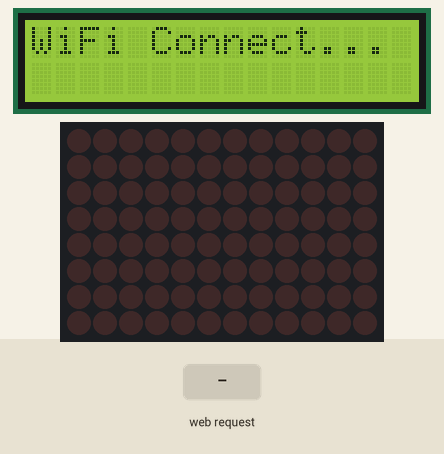
A sketch run on a simulated Arduino Uno R4 WiFi. Parts: 16×2 character LCD, 12×8 LED matrix. Inputs (shaded band) come from the test bench. WiFi joins after 1.5 s; servers stay silent unless stated; what the sketch prints to the serial monitor is not drawn.

Above: at 0.1 s.
At 1.6 s:
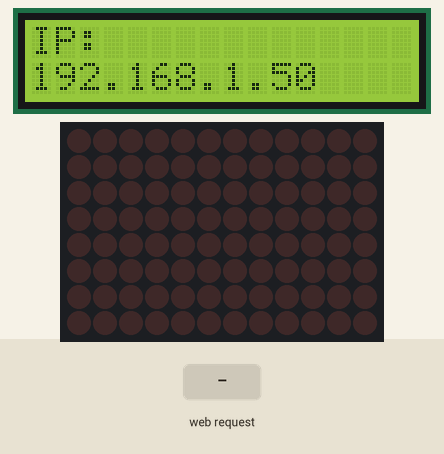
At 4.7 s:
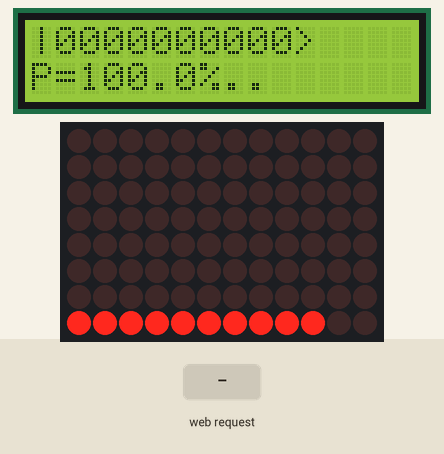
4.8 s: HTTP request GET /gate? received
Timing chart, 0 to 7.8 s (numbered marks = the images above; inputs shaded):
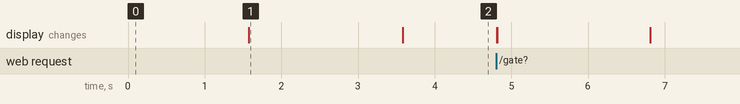

Measured:
- what the display in image 1 shows lasts 2.0 s, from 1.6 s to 3.6 s

The sketch:

MicroQubit.ino
```cpp
// (licence header left out)
#include <WiFiS3.h>
#include <LiquidCrystal.h>
#include "Arduino_LED_Matrix.h"

// WiFi credentials - CHANGE THESE
const char* ssid = "ChangeMe";
const char* password = "ChangeMe";

// LCD pins (keeping your existing configuration)
const int rs = 12, en = 11, d4 = 5, d5 = 4, d6 = 3, d7 = 2;
LiquidCrystal lcd(rs, en, d4, d5, d6, d7);

// LED Matrix
ArduinoLEDMatrix matrix;

// Web server on port 80
WiFiServer server(80);

// Quantum simulation constants
#define NUM_QUBITS 10
#define STATE_SIZE (1 << NUM_QUBITS)  // 2^10 = 1024 states

// Quantum state vector - complex amplitudes
// Using separate arrays for real and imaginary parts
float stateReal[STATE_SIZE];  // Real part of amplitude
float stateImag[STATE_SIZE];  // Imaginary part of amplitude
int currentMeasurement = 0;

// LCD state rotation variables
unsigned long lastLCDUpdate = 0;
int currentDisplayState = 0;
int dotCount = 0;

void setup() {
  Serial.begin(115200);

  // Initialize LCD
  lcd.begin(16, 2);
  lcd.print("Quantum Sim");
  lcd.setCursor(0, 1);
  lcd.print("Initializing...");

  // Initialize LED Matrix
  matrix.begin();

  // Initialize quantum state to |0000000000⟩
  initializeQuantumState();

  // Connect to WiFi
  Serial.print("Connecting to WiFi: ");
  Serial.println(ssid);
  lcd.clear();
  lcd.print("WiFi Connect...");

  WiFi.begin(ssid, password);

  int attempts = 0;
  while (WiFi.status() != WL_CONNECTED && attempts < 20) {
    delay(3000);
    Serial.print(".");
    attempts++;
  }

  if (WiFi.status() == WL_CONNECTED) {
    Serial.println("\nWiFi connected!");
    Serial.print("IP address: ");
    Serial.println(WiFi.localIP());

    lcd.clear();
    lcd.print("IP:");
    lcd.setCursor(0, 1);
    lcd.print(WiFi.localIP());

    server.begin();
    delay(2000);
  } else {
    lcd.clear();
    lcd.print("WiFi Failed!");
    Serial.println("\nWiFi connection failed!");
  }

  updateDisplay();
}

void loop() {
  // Update LCD display rotation
  updateLCDRotation();

  WiFiClient client = server.available();

  if (client) {
    Serial.println("New client connected");
    String currentLine = "";
    String request = "";

    while (client.connected()) {
      if (client.available()) {
        char c = client.read();
        request += c;

        if (c == '\n') {
          if (currentLine.length() == 0) {
            // Parse request and execute quantum operation
            handleRequest(request);

            // Send HTTP response
            sendHTMLPage(client);
            break;
          } else {
            currentLine = "";
          }
        } else if (c != '\r') {
          currentLine += c;
        }
      }
    }

    client.stop();
    Serial.println("Client disconnected");
  }
}

void initializeQuantumState() {
  // Initialize to |0000000000⟩ state
  for (int i = 0; i < STATE_SIZE; i++) {
    stateReal[i] = 0.0;
    stateImag[i] = 0.0;
  }
  stateReal[0] = 1.0;  // |0⟩ state with amplitude 1+0i
  currentMeasurement = 0;
}

float getStateProbability(int state) {
  // Probability = |amplitude|^2 = real^2 + imag^2
  float re = stateReal[state];
  float im = stateImag[state];
  return re * re + im * im;
}

void handleRequest(String request) {
  // Parse gate operations from URL
  if (request.indexOf("GET /gate?") >= 0) {
    int gateStart = request.indexOf("op=") + 3;
    int gateEnd = request.indexOf("&", gateStart);
    if (gateEnd == -1) gateEnd = request.indexOf(" ", gateStart);

    String gateType = request.substring(gateStart, gateEnd);

    int qubitStart = request.indexOf("q=") + 2;
    int qubitEnd = request.indexOf("&", qubitStart);
    if (qubitEnd == -1) qubitEnd = request.indexOf(" ", qubitStart);

    int qubit = request.substring(qubitStart, qubitEnd).toInt();

    // For CNOT, parse target qubit
    int target = -1;
    if (gateType == "CNOT") {
      int targetStart = request.indexOf("t=") + 2;
      int targetEnd = request.indexOf("&", targetStart);
      if (targetEnd == -1) targetEnd = request.indexOf(" ", targetStart);
      target = request.substring(targetStart, targetEnd).toInt();
    }

    // Apply gate
    if (gateType == "X") {
      applyXGate(qubit);
    } else if (gateType == "Y") {
      applyYGate(qubit);
    } else if (gateType == "Z") {
      applyZGate(qubit);
    } else if (gateType == "H") {
      applyHGate(qubit);
    } else if (gateType == "T") {
      applyTGate(qubit);
    } else if (gateType == "CNOT") {
      applyCNOTGate(qubit, target);
    } else if (gateType == "M") {
      measureQubit(qubit);
    }

    updateDisplay();
  } else if (request.indexOf("GET /reset") >= 0) {
    initializeQuantumState();
    updateDisplay();
  }
}

void applyXGate(int qubit) {
  // X gate (NOT gate) - flips qubit
  // Matrix: [[0, 1], [1, 0]]
  if (qubit >= NUM_QUBITS) return;

  int mask = 1 << qubit;
  float tempReal[STATE_SIZE];
  float tempImag[STATE_SIZE];

  for (int i = 0; i < STATE_SIZE; i++) {
    int flipped = i ^ mask;
    tempReal[i] = stateReal[flipped];
    tempImag[i] = stateImag[flipped];
  }

  for (int i = 0; i < STATE_SIZE; i++) {
    stateReal[i] = tempReal[i];
    stateImag[i] = tempImag[i];
  }

  Serial.print("Applied X gate to qubit ");
  Serial.println(qubit);
}

void applyYGate(int qubit) {
  // Y gate - Pauli Y
  // Matrix: [[0, -i], [i, 0]]
  if (qubit >= NUM_QUBITS) return;

  int mask = 1 << qubit;
  float tempReal[STATE_SIZE];
  float tempImag[STATE_SIZE];

  for (int i = 0; i < STATE_SIZE; i++) {
    int flipped = i ^ mask;
    if (i & mask) {
      // |1⟩ component: multiply by i
      tempReal[i] = -stateImag[flipped];
      tempImag[i] = stateReal[flipped];
    } else {
      // |0⟩ component: multiply by -i
      tempReal[i] = stateImag[flipped];
      tempImag[i] = -stateReal[flipped];
    }
  }

  for (int i = 0; i < STATE_SIZE; i++) {
    stateReal[i] = tempReal[i];
    stateImag[i] = tempImag[i];
  }

  Serial.print("Applied Y gate to qubit ");
  Serial.println(qubit);
}

void applyZGate(int qubit) {
  // Z gate - phase flip
  // Matrix: [[1, 0], [0, -1]]
  // Multiplies |1⟩ component by -1
  if (qubit >= NUM_QUBITS) return;

  int mask = 1 << qubit;

  for (int i = 0; i < STATE_SIZE; i++) {
    if (i & mask) {
      stateReal[i] = -stateReal[i];
      stateImag[i] = -stateImag[i];
    }
  }

  Serial.print("Applied Z gate to qubit ");
  Serial.println(qubit);
}

void applyTGate(int qubit) {
  // T gate - π/4 phase gate
  // Matrix: [[1, 0], [0, e^(iπ/4)]]
  // e^(iπ/4) = cos(π/4) + i*sin(π/4) = (1+i)/√2
  if (qubit >= NUM_QUBITS) return;

  int mask = 1 << qubit;
  float cosPi4 = 0.70710678118;  // cos(π/4) = 1/√2
  float sinPi4 = 0.70710678118;  // sin(π/4) = 1/√2

  for (int i = 0; i < STATE_SIZE; i++) {
    if (i & mask) {
      // Multiply |1⟩ component by e^(iπ/4)
      float oldReal = stateReal[i];
      float oldImag = stateImag[i];
      stateReal[i] = oldReal * cosPi4 - oldImag * sinPi4;
      stateImag[i] = oldReal * sinPi4 + oldImag * cosPi4;
    }
  }

  Serial.print("Applied T gate to qubit ");
  Serial.println(qubit);
}

void applyCNOTGate(int control, int target) {
  // CNOT gate - controlled NOT
  // Flips target qubit if control qubit is |1⟩
  if (control >= NUM_QUBITS || target >= NUM_QUBITS || control == target) return;

  int controlMask = 1 << control;
  int targetMask = 1 << target;
  float tempReal[STATE_SIZE];
  float tempImag[STATE_SIZE];

  for (int i = 0; i < STATE_SIZE; i++) {
    // If control bit is set, flip target bit
    if (i & controlMask) {
      int flipped = i ^ targetMask;
      tempReal[i] = stateReal[flipped];
      tempImag[i] = stateImag[flipped];
    } else {
      tempReal[i] = stateReal[i];
      tempImag[i] = stateImag[i];
    }
  }

  for (int i = 0; i < STATE_SIZE; i++) {
    stateReal[i] = tempReal[i];
    stateImag[i] = tempImag[i];
  }

  Serial.print("Applied CNOT gate: control=");
  Serial.print(control);
  Serial.print(", target=");
  Serial.println(target);
}

void applyHGate(int qubit) {
  // Hadamard gate - creates superposition
  // Matrix: (1/√2) * [[1, 1], [1, -1]]
  if (qubit >= NUM_QUBITS) return;

  int mask = 1 << qubit;
  float tempReal[STATE_SIZE];
  float tempImag[STATE_SIZE];
  float invSqrt2 = 0.70710678118;  // 1/√2

  for (int i = 0; i < STATE_SIZE; i++) {
    int i0 = i & ~mask;  // State with qubit = 0
    int i1 = i | mask;   // State with qubit = 1

    if (i == i0) {
      // H|0⟩ = (|0⟩ + |1⟩)/√2
      tempReal[i] = invSqrt2 * (stateReal[i0] + stateReal[i1]);
      tempImag[i] = invSqrt2 * (stateImag[i0] + stateImag[i1]);
    } else {
      // H|1⟩ = (|0⟩ - |1⟩)/√2
      tempReal[i] = invSqrt2 * (stateReal[i0] - stateReal[i1]);
      tempImag[i] = invSqrt2 * (stateImag[i0] - stateImag[i1]);
    }
  }

  for (int i = 0; i < STATE_SIZE; i++) {
    stateReal[i] = tempReal[i];
    stateImag[i] = tempImag[i];
  }

  Serial.print("Applied H gate to qubit ");
  Serial.println(qubit);
}

void measureQubit(int qubit) {
  // Collapse quantum state by measurement
  if (qubit >= NUM_QUBITS) return;

  int mask = 1 << qubit;
  float prob0 = 0.0;

  // Calculate probability of measuring 0
  for (int i = 0; i < STATE_SIZE; i++) {
    if ((i & mask) == 0) {
      prob0 += getStateProbability(i);
    }
  }

  // Simulate measurement (simplified - always measure most probable)
  int result = (prob0 > 0.5) ? 0 : 1;
  currentMeasurement = result;

  // Collapse state - zero out incompatible basis states
  for (int i = 0; i < STATE_SIZE; i++) {
    if (((i & mask) != 0) != (result != 0)) {
      stateReal[i] = 0.0;
      stateImag[i] = 0.0;
    }
  }

  normalizeState();

  Serial.print("Measured qubit ");
  Serial.print(qubit);
  Serial.print(" = ");
  Serial.println(result);
}

void normalizeState() {
  // Normalize the state vector so that sum of |amplitude|^2 = 1
  float sum = 0.0;
  for (int i = 0; i < STATE_SIZE; i++) {
    sum += getStateProbability(i);
  }

  if (sum > 0.0001) {
    float norm = sqrt(sum);
    for (int i = 0; i < STATE_SIZE; i++) {
      stateReal[i] /= norm;
      stateImag[i] /= norm;
    }
  }
}

void updateDisplay() {
  // Reset LCD rotation
  currentDisplayState = 0;
  lastLCDUpdate = millis();
  dotCount = 0;

  // Update LED matrix visualization
  updateLEDMatrix();
}

void updateLCDRotation() {
  unsigned long currentTime = millis();

  // Collect significant states (probability > 1%)
  int significantStates[20];
  float significantProbs[20];
  int numSignificant = 0;

  for (int i = 0; i < STATE_SIZE && numSignificant < 20; i++) {
    float prob = getStateProbability(i);
    if (prob > 0.01) {  // 1% threshold
      significantStates[numSignificant] = i;
      significantProbs[numSignificant] = prob;
      numSignificant++;
    }
  }

  if (numSignificant == 0) {
    numSignificant = 1;
    significantStates[0] = 0;
    significantProbs[0] = 0.0;
  }

  // Update display every 2 seconds
  if (currentTime - lastLCDUpdate >= 2000) {
    lastLCDUpdate = currentTime;
    currentDisplayState = (currentDisplayState + 1) % numSignificant;
    dotCount = 0;
  }

  // Update dots every 500ms
  if ((currentTime - lastLCDUpdate) % 500 < 50 && dotCount < 2) {
    dotCount++;
    displayStateOnLCD(significantStates[currentDisplayState], significantProbs[currentDisplayState]);
  }
}

void displayStateOnLCD(int state, float prob) {
  lcd.clear();

  // Line 1: |state>
  lcd.print("|");

  // Print binary state with padding
  String binaryState = "";
  for (int i = NUM_QUBITS - 1; i >= 0; i--) {
    binaryState += (state & (1 << i)) ? "1" : "0";
  }

  // Fit on display (16 chars max)
  if (binaryState.length() <= 13) {
    lcd.print(binaryState);
    lcd.print(">");
  } else {
    lcd.print(binaryState.substring(0, 13));
    lcd.print(">");
  }

  // Line 2: Probability with dots
  lcd.setCursor(0, 1);
  lcd.print("P=");
  lcd.print(prob * 100, 1);
  lcd.print("%");

  // Add animated dots
  for (int i = 0; i < dotCount; i++) {
    lcd.print(".");
  }
}

void updateLEDMatrix() {
  // LED Matrix: 12 columns x 8 rows = 96 LEDs
  // Arduino UNO R4 WiFi LED Matrix format:
  // - 3 x uint32_t array (96 bits total)
  // - Bits are numbered 0-95 (row-major order: row 0 col 0-11, row 1 col 0-11, ...)
  // - Uses MSB-first: bit position = 31 - (bit_number % 32)

  uint32_t frame[3] = {0, 0, 0};

  // Calculate individual qubit probabilities
  float qubitProbs[NUM_QUBITS];
  for (int q = 0; q < NUM_QUBITS; q++) {
    qubitProbs[q] = 0.0;
    int mask = 1 << q;

    // Sum probabilities where qubit q is |1⟩
    for (int i = 0; i < STATE_SIZE; i++) {
      if (i & mask) {
        qubitProbs[q] += getStateProbability(i);
      }
    }
  }

  // Find highest probability state for bottom row
  float maxStateProb = 0.0;
  for (int i = 0; i < STATE_SIZE; i++) {
    float prob = getStateProbability(i);
    if (prob > maxStateProb) {
      maxStateProb = prob;
    }
  }

  // Helper function to set a pixel
  auto setPixel = [&](int row, int col) {
    if (row < 0 || row >= 8 || col < 0 || col >= 12) return;
    int bitNum = row * 12 + col;  // Bit number 0-95
    int index = bitNum / 32;      // Which uint32_t (0, 1, or 2)
    int offset = 31 - (bitNum % 32);  // Bit position (MSB-first)
    frame[index] |= (1UL << offset);
  };

  // Draw bar chart for each qubit (columns 0-9)
  // Row 0 = top, Row 7 = bottom
  for (int q = 0; q < NUM_QUBITS; q++) {
    int barHeight = (int)(qubitProbs[q] * 7.0 + 0.5);  // Scale to 0-7
    if (barHeight > 7) barHeight = 7;

    // Fill from bottom (row 7) up
    for (int h = 0; h < barHeight; h++) {
      int row = 7 - h;  // Start from bottom
      setPixel(row, q);
    }
  }

  // Row 7 (bottom): show max state probability across all 10 qubits
  int totalBarLength = (int)(maxStateProb * 10.0 + 0.5);  // Scale to 0-10
  for (int col = 0; col < totalBarLength && col < NUM_QUBITS; col++) {
    setPixel(7, col);
  }

  matrix.loadFrame(frame);
}

void sendHTMLPage(WiFiClient& client) {
  client.println("HTTP/1.1 200 OK");
  client.println("Content-type:text/html; charset=utf-8");
  client.println();

  client.println("<!DOCTYPE html><html><head>");
  client.println("<meta name='viewport' content='width=device-width, initial-scale=1'>");
  client.println("<title>MicroQubit - Quantum Simulator</title>");
  client.println("<style>");
  client.println("*{margin:0;padding:0;box-sizing:border-box}");
  client.println("body{font-family:'Segoe UI',Tahoma,Geneva,Verdana,sans-serif;background:linear-gradient(135deg,#0a0a1a 0%,#1a0a2e 100%);");
  client.println("color:#e0e0e0;min-height:100vh;padding:20px}");
  client.println(".container{max-width:800px;margin:0 auto;background:rgba(20,20,40,0.8);border-radius:20px;");
  client.println("padding:30px;box-shadow:0 8px 32px rgba(0,255,136,0.1);backdrop-filter:blur(10px)}");
  client.println("h1{text-align:center;font-size:2.5em;background:linear-gradient(90deg,#00ff88,#00d4ff);");
  client.println("-webkit-background-clip:text;-webkit-text-fill-color:transparent;margin-bottom:10px}");
  client.println(".subtitle{text-align:center;color:#888;margin-bottom:30px;font-size:0.9em}");
  client.println(".section{margin:25px 0;padding:20px;background:rgba(30,30,60,0.5);border-radius:15px;");
  client.println("border:1px solid rgba(0,255,136,0.2)}");
  client.println(".section h3{color:#00ff88;margin-bottom:15px;font-size:1.2em}");
  client.println("label{color:#aaa;font-size:0.9em;margin-right:10px}");
  client.println(".qubit-select{background:#2a2a4a;color:#fff;border:2px solid #00ff88;border-radius:8px;");
  client.println("padding:10px 15px;font-size:16px;cursor:pointer;transition:all 0.3s}");
  client.println(".qubit-select:hover{background:#3a3a5a;border-color:#00d4ff}");
  client.println(".gate-grid{display:grid;grid-template-columns:repeat(auto-fit,minmax(120px,1fr));gap:10px;margin-top:15px}");
  client.println(".gate-btn{background:linear-gradient(135deg,#0066cc,#0052a3);border:none;color:#fff;");
  client.println("padding:15px 20px;font-size:15px;font-weight:600;border-radius:10px;cursor:pointer;");
  client.println("transition:all 0.3s;box-shadow:0 4px 15px rgba(0,102,204,0.3)}");
  client.println(".gate-btn:hover{transform:translateY(-2px);box-shadow:0 6px 20px rgba(0,102,204,0.5)}");
  client.println(".gate-btn:active{transform:translateY(0)}");
  client.println(".cnot-btn{background:linear-gradient(135deg,#cc6600,#a35200)}");
  client.println(".cnot-btn:hover{box-shadow:0 6px 20px rgba(204,102,0,0.5)}");
  client.println(".reset-btn{background:linear-gradient(135deg,#cc0000,#990000);border:none;color:#fff;");
  client.println("padding:15px 40px;font-size:16px;font-weight:600;border-radius:10px;cursor:pointer;");
  client.println("margin-top:20px;transition:all 0.3s;box-shadow:0 4px 15px rgba(204,0,0,0.3)}");
  client.println(".reset-btn:hover{transform:translateY(-2px);box-shadow:0 6px 20px rgba(204,0,0,0.5)}");
  client.println(".info-box{background:rgba(0,100,200,0.1);border-left:4px solid #00d4ff;padding:15px;");
  client.println("border-radius:8px;margin-top:20px}");
  client.println(".info-box p{margin:8px 0;font-size:0.9em}");
  client.println(".footer{text-align:center;margin-top:30px;padding-top:20px;border-top:1px solid rgba(255,255,255,0.1);");
  client.println("color:#666;font-size:0.85em}");
  client.println(".footer a{color:#00ff88;text-decoration:none}");
  client.println(".footer a:hover{text-decoration:underline}");
  client.println(".control-row{display:flex;align-items:center;gap:15px;flex-wrap:wrap;margin-bottom:15px}");
  client.println("@media(max-width:600px){h1{font-size:2em}.gate-grid{grid-template-columns:1fr 1fr}}");
  client.println("</style></head><body>");

  client.println("<div class='container'>");
  client.println("<h1>⚛️ MicroQubit</h1>");
  client.println("<div class='subtitle'>10-Qubit Statevector Quantum Simulator</div>");

  client.println("<div class='section'>");
  client.println("<div class='control-row'>");
  client.println("<label>Control Qubit:</label>");
  client.println("<select id='qubit' class='qubit-select'>");
  for (int i = 0; i < NUM_QUBITS; i++) {
    client.print("<option value='");
    client.print(i);
    client.print("'>Q");
    client.print(i);
    client.println("</option>");
  }
  client.println("</select>");
  client.println("<label style='margin-left:20px'>Target Qubit:</label>");
  client.println("<select id='target' class='qubit-select'>");
  for (int i = 0; i < NUM_QUBITS; i++) {
    client.print("<option value='");
    client.print(i);
    client.print("'>Q");
    client.print(i);
    client.println("</option>");
  }
  client.println("</select>");
  client.println("</div></div>");

  client.println("<div class='section'>");
  client.println("<h3>Single-Qubit Gates</h3>");
  client.println("<div class='gate-grid'>");
  client.println("<button class='gate-btn' onclick='applyGate(\"X\")'>X</button>");
  client.println("<button class='gate-btn' onclick='applyGate(\"Y\")'>Y</button>");
  client.println("<button class='gate-btn' onclick='applyGate(\"Z\")'>Z</button>");
  client.println("<button class='gate-btn' onclick='applyGate(\"H\")'>H</button>");
  client.println("<button class='gate-btn' onclick='applyGate(\"T\")'>T</button>");
  client.println("<button class='gate-btn' onclick='applyGate(\"M\")'>M</button>");
  client.println("</div></div>");

  client.println("<div class='section'>");
  client.println("<h3>Two-Qubit Gates</h3>");
  client.println("<div class='gate-grid'>");
  client.println("<button class='gate-btn cnot-btn' onclick='applyCNOT()'>CNOT</button>");
  client.println("</div></div>");

  client.println("<div style='text-align:center'>");
  client.println("<button class='reset-btn' onclick='reset()'>Reset to |0⟩</button>");
  client.println("</div>");

  client.println("<div class='info-box'>");
  client.println("<p><strong>📊 LCD Display:</strong> Shows rotating quantum states |ψ⟩ with probabilities</p>");
  client.println("<p><strong>💡 LED Matrix:</strong> Bar chart visualization of qubit probabilities</p>");
  client.println("<p><strong>⚡ Gates:</strong> X (NOT) | Y, Z (Pauli) | H (Hadamard) | T (π/4) | M (Measure) | CNOT (Entangle)</p>");
  client.println("</div>");

  client.println("<div class='footer'>");
  client.println("<p>MicroQubit - Microcontroller Quantum Simulator</p>");
  client.println("<p>By <a href='https://github.com/justinwoodring' target='_blank'>Justin Woodring</a> | ");
  client.println("<a href='https://github.com/justinwoodring/MicroQubit' target='_blank'>GitHub Repository</a></p>");
  client.println("</div>");

  client.println("</div>");

  client.println("<script>");
  client.println("function applyGate(gate){");
  client.println("var q=document.getElementById('qubit').value;");
  client.println("window.location.href='/gate?op='+gate+'&q='+q;}");
  client.println("function applyCNOT(){");
  client.println("var c=document.getElementById('qubit').value;");
  client.println("var t=document.getElementById('target').value;");
  client.println("if(c==t){alert('Control and target must be different!');return;}");
  client.println("window.location.href='/gate?op=CNOT&q='+c+'&t='+t;}");
  client.println("function reset(){window.location.href='/reset';}");
  client.println("</script>");

  client.println("</body></html>");
  client.println();
}
```
